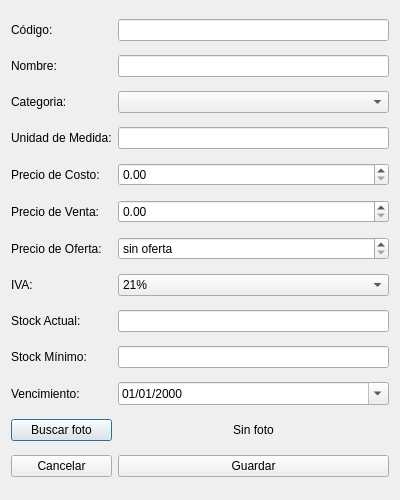
<?xml version="1.0" encoding="UTF-8"?>
<ui version="4.0">
 <class>Dialog</class>
 <widget class="QDialog" name="Dialog">
  <property name="geometry">
   <rect>
    <x>0</x>
    <y>0</y>
    <width>400</width>
    <height>500</height>
   </rect>
  </property>
  <property name="windowTitle">
   <string>Producto</string>
  </property>
  <layout class="QGridLayout" name="gridLayout">
   <item row="8" column="0">
    <widget class="QLabel" name="lblStock_Actual">
     <property name="text">
      <string>Stock Actual:</string>
     </property>
    </widget>
   </item>
   <item row="8" column="1">
    <widget class="CampoCantidad" name="spnStock"/>
   </item>
   <item row="0" column="0">
    <widget class="QLabel" name="lblCodigo">
     <property name="text">
      <string>Código:</string>
     </property>
     <property name="margin">
      <number>1</number>
     </property>
    </widget>
   </item>
   <item row="2" column="0">
    <widget class="QLabel" name="lblCategoria">
     <property name="text">
      <string>Categoria:</string>
     </property>
    </widget>
   </item>
   <item row="2" column="1">
    <widget class="QComboBox" name="cmbCategoria"/>
   </item>
   <item row="3" column="1">
    <widget class="QLineEdit" name="txtUnidad"/>
   </item>
   <item row="0" column="1">
    <widget class="QLineEdit" name="txtCodigo"/>
   </item>
   <item row="1" column="0">
    <widget class="QLabel" name="lblNombre">
     <property name="text">
      <string>Nombre:</string>
     </property>
     <property name="margin">
      <number>1</number>
     </property>
    </widget>
   </item>
   <item row="1" column="1">
    <widget class="QLineEdit" name="txtNombre"/>
   </item>
   <item row="4" column="0">
    <widget class="QLabel" name="lblCosto">
     <property name="text">
      <string>Precio de Costo:</string>
     </property>
    </widget>
   </item>
   <item row="4" column="1">
    <widget class="QDoubleSpinBox" name="spnPrecioCosto">
     <property name="maximum">
      <double>999999999.000000000000000</double>
     </property>
    </widget>
   </item>
   <item row="5" column="0">
    <widget class="QLabel" name="lblVenta">
     <property name="text">
      <string>Precio de Venta:</string>
     </property>
    </widget>
   </item>
   <item row="5" column="1">
    <widget class="QDoubleSpinBox" name="spnPrecioVenta">
     <property name="maximum">
      <double>999999999.000000000000000</double>
     </property>
    </widget>
   </item>
   <item row="6" column="0">
    <widget class="QLabel" name="lblOferta">
     <property name="text">
      <string>Precio de Oferta:</string>
     </property>
    </widget>
   </item>
   <item row="6" column="1">
    <widget class="QDoubleSpinBox" name="spnPrecioOferta">
     <property name="maximum">
      <double>999999999.000000000000000</double>
     </property>
     <property name="specialValueText">
      <string>sin oferta</string>
     </property>
    </widget>
   </item>
   <item row="7" column="0">
    <widget class="QLabel" name="lblIva">
     <property name="text">
      <string>IVA:</string>
     </property>
    </widget>
   </item>
   <item row="7" column="1">
    <widget class="QComboBox" name="cmbIva">
     <property name="currentIndex">
      <number>2</number>
     </property>
     <item>
      <property name="text">
       <string>Exento (0%)</string>
      </property>
     </item>
     <item>
      <property name="text">
       <string>10,5%</string>
      </property>
     </item>
     <item>
      <property name="text">
       <string>21%</string>
      </property>
     </item>
     <item>
      <property name="text">
       <string>27%</string>
      </property>
     </item>
    </widget>
   </item>
   <item row="3" column="0">
    <widget class="QLabel" name="lblUnidad_de_Medida">
     <property name="text">
      <string>Unidad de Medida:</string>
     </property>
    </widget>
   </item>
   <item row="12" column="0">
    <widget class="QLabel" name="lblVencimiento">
     <property name="text">
      <string>Vencimiento:</string>
     </property>
    </widget>
   </item>
   <item row="12" column="1">
    <widget class="QDateEdit" name="dateVencimiento">
     <property name="calendarPopup">
      <bool>true</bool>
     </property>
     <property name="displayFormat">
      <string>dd/MM/yyyy</string>
     </property>
    </widget>
   </item>
   <item row="13" column="0">
    <widget class="QPushButton" name="btnFoto">
     <property name="text">
      <string>Buscar foto</string>
     </property>
    </widget>
   </item>
   <item row="13" column="1">
    <widget class="QLabel" name="lblFotoMini">
     <property name="text">
      <string>Sin foto</string>
     </property>
     <property name="alignment">
      <set>Qt::AlignCenter</set>
     </property>
    </widget>
   </item>
   <item row="14" column="0">
    <widget class="QPushButton" name="btnCancelar">
     <property name="text">
      <string>Cancelar</string>
     </property>
    </widget>
   </item>
   <item row="9" column="1">
    <widget class="CampoCantidad" name="spnStockMinimo"/>
   </item>
   <item row="14" column="1">
    <widget class="QPushButton" name="btnGuardar">
     <property name="text">
      <string>Guardar</string>
     </property>
    </widget>
   </item>
   <item row="9" column="0">
    <widget class="QLabel" name="lblSock_minimo">
     <property name="text">
      <string>Stock Mínimo:</string>
     </property>
    </widget>
   </item>
  </layout>
 </widget>
 <customwidgets>
  <customwidget>
   <class>CampoCantidad</class>
   <extends>QLineEdit</extends>
   <header>ui.manual.campo_cantidad</header>
   <container>1</container>
  </customwidget>
 </customwidgets>
 <resources/>
 <connections/>
</ui>
